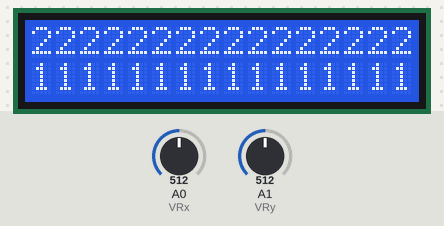
A sketch run on a simulated Arduino Uno, built with avr-gcc and run on an emulated ATmega328P. On the bench: 16×2 character LCD. The test bench sets the inputs (shaded band); at power-on: A0 (VRx) = 512, A1 (VRy) = 512. What the sketch prints to the serial monitor is not drawn.

Above: at 1.2 s.
1.3 s: A0 (VRx) set to 534
4.3 s: A0 (VRx) set to 565
7.3 s: A1 (VRy) set to 716
At 7.47 s:
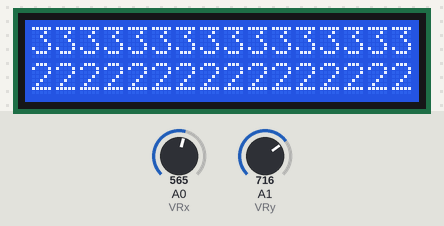
At 9.0 s:
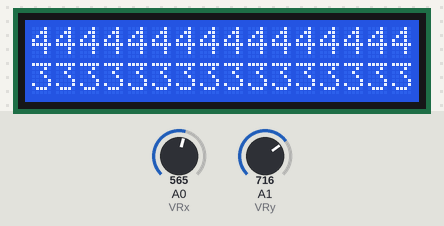
Timing chart, 0 to 10.5 s (numbered marks = the images above; inputs shaded):
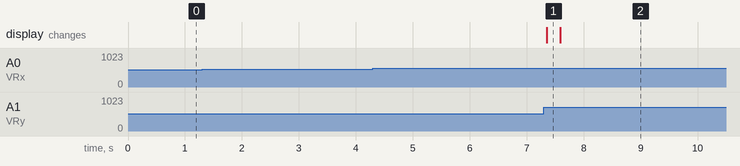

Measured:
- after the input at 1.3 s, every drawn part: stays the same
- after the input at 4.3 s, every drawn part: stays the same
- after the input at 7.3 s, the display: changes after 0.06 s (image 1)

The sketch:

LCD.ino
```cpp
// Hayden Feddock
#include <Wire.h>
#include <LiquidCrystal_I2C.h>

LiquidCrystal_I2C lcd(0x27, 16, 2);

int VRx = A0;
int VRy = A1;

int xPosition = 0;
int yPosition = 0;
int mapX = 0;
int mapY = 0;

char field [4][16] = { {'1', '1', '1', '1', '1', '1', '1', '1', '1', '1', '1', '1', '1', '1', '1', '1'},
                       {'2', '2', '2', '2', '2', '2', '2', '2', '2', '2', '2', '2', '2', '2', '2', '2'},
                       {'3', '3', '3', '3', '3', '3', '3', '3', '3', '3', '3', '3', '3', '3', '3', '3'},
                       {'4', '4', '4', '4', '4', '4', '4', '4', '4', '4', '4', '4', '4', '4', '4', '4'} };
int currentRow = 0;

char row0[16];
char row1[16];

void setup() {
  Serial.begin(9600);

  pinMode(VRx, INPUT);
  pinMode(VRy, INPUT);

  lcd.init();
  lcd.backlight();
}

void loop() {

  // Read the data from the joystick
  xPosition = analogRead(VRx);
  yPosition = analogRead(VRy);
  mapX = map(xPosition, 0, 900, -450, 450);
  mapY = map(yPosition, 0, 900, -450, 450);
  Serial.print("X: ");
  Serial.print(mapX);
  Serial.print(" | Y: ");
  Serial.println(mapY);

  // Adjust the field based on the joystick
  if (mapY > 250) currentRow++;
  if (mapY < -250) currentRow--;

  // Restrict the index to the boundaries of the field
  if (currentRow < 0) currentRow = 0;
  if (currentRow > 2) currentRow = 2;

  Serial.print("Current Row: ");
  Serial.println(currentRow);

  // setCursor(col, row)
  lcd.clear();
  for (int i=0;i<16;i++) {
    lcd.print(field[currentRow+1][i]);
  }
  lcd.setCursor(0, 1);
  for (int i=0;i<16;i++) {
    lcd.print(field[currentRow][i]);
    Serial.print(field[currentRow][i]);
  }

  delay(200);
}
```
